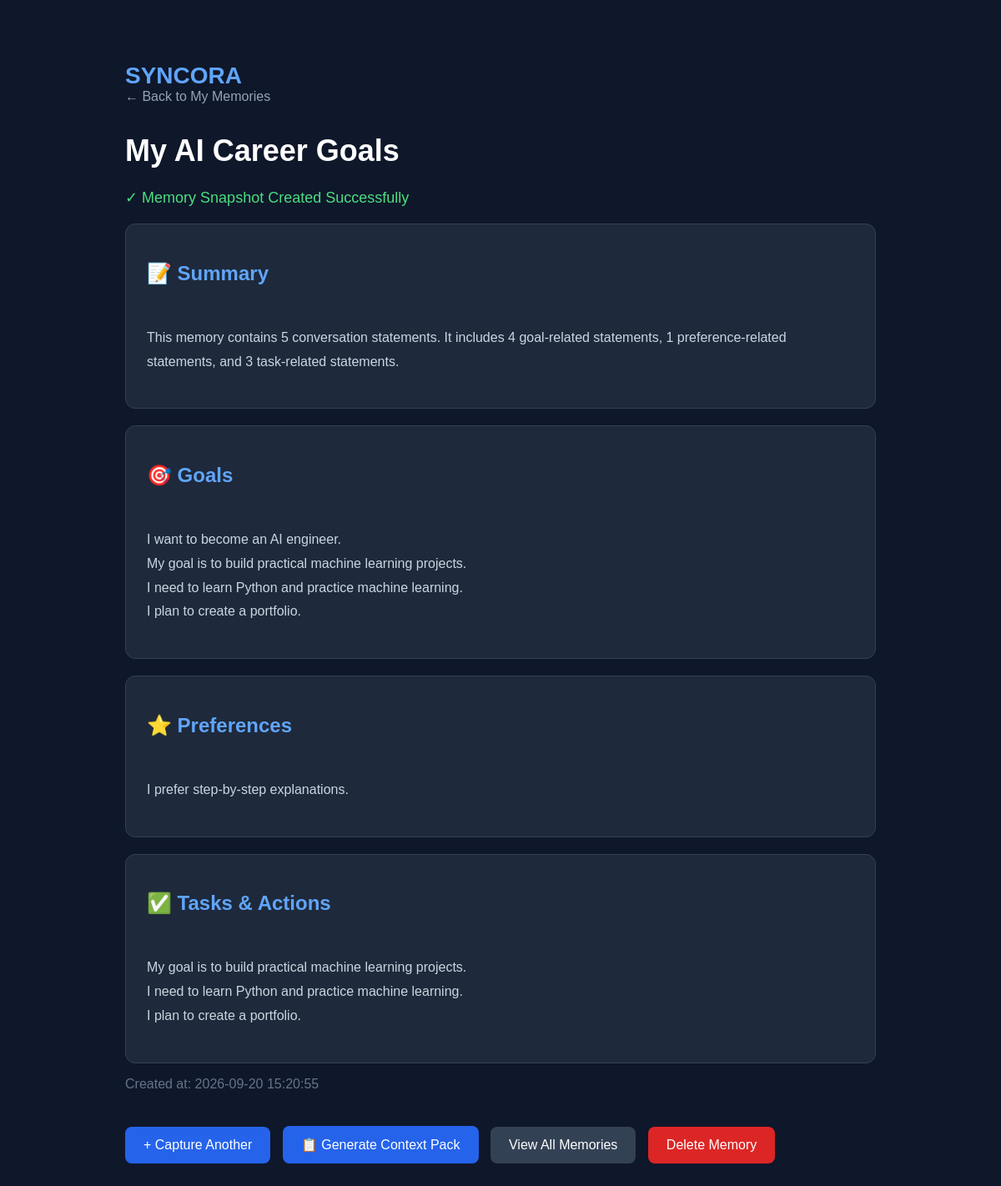
The page /memory/2 on the database its author committed.
### tables this page shows
CREATE TABLE memories (
            id INTEGER PRIMARY KEY AUTOINCREMENT,
            title TEXT NOT NULL,
            goals TEXT,
            preferences TEXT,
            tasks TEXT,
            summary TEXT,
            created_at TEXT
        );

### app.py (the view)
@app.route("/memory/<int:memory_id>")
def view_memory(memory_id):
    conn = sqlite3.connect(DATABASE)
    conn.row_factory = sqlite3.Row
    memory = conn.execute(
        "SELECT * FROM memories WHERE id = ?",
        (memory_id,)
    ).fetchone()
    conn.close()
    if memory is None:
        return "Memory not found", 404
    return render_template("memory.html", memory=memory)

### templates/memory.html (shortened to what this page needs)
<!DOCTYPE html>
<html lang="en">
<head>
</head>
<body>
<div class="container">
    <div class="logo">SYNCORA</div>
    <a href="/memories" class="back">
        ← Back to My Memories
    </a>
    <h1>{{ memory['title'] }}</h1>
    <p class="success">
        ✓ Memory Snapshot Created Successfully
    </p>
    <div class="card">
        <h2>📝 Summary</h2>
        <p class="content">
            {{ memory['summary'] }}
        </p>
    </div>
    <div class="card">
        <h2>🎯 Goals</h2>
        <p class="content">
            {{ memory['goals'] }}
        </p>
    </div>
    <div class="card">
        <h2>⭐ Preferences</h2>
        <p class="content">
            {{ memory['preferences'] }}
        </p>
    </div>
    <div class="card">
        <h2>✅ Tasks & Actions</h2>
        <p class="content">
            {{ memory['tasks'] }}
        </p>
    </div>
    <p style="color: #64748b;">
        Created at: {{ memory['created_at'] }}
    </p>
    <a href="/capture" class="button">
        + Capture Another
    </a>
    <a
        href="/context/{{ memory['id'] }}"
        class="button"
    >
        📋 Generate Context Pack
    </a>
    <a
        href="/memories"
        class="button secondary"
    >
        View All Memories
    </a>
    <form
        action="/delete/{{ memory['id'] }}"
        method="POST"
        style="display: inline;"
        onsubmit="return confirm('Delete this memory permanently?');"
    >
        <button
            type="submit"
            class="button danger"
        >
            Delete Memory
        </button>
    </form>
</div>
</body>
</html>

### templates/memory.html (style rules this page uses)
* { box-sizing: border-box; }
body { margin: 0; font-family: Arial, sans-serif; background: #0f172a; color: white; }
.container { max-width: 950px; margin: 50px auto; padding: 25px; }
.logo { color: #60a5fa; font-size: 28px; font-weight: bold; }
h1 { font-size: 36px; margin-top: 35px; }
.success { color: #4ade80; font-size: 18px; }
.card { background: #1e293b; border: 1px solid #334155; border-radius: 12px; padding: 25px; margin-top: 20px; }
h2 { color: #60a5fa; }
.content { white-space: pre-line; color: #cbd5e1; line-height: 1.8; }
.button { display: inline-block; margin-top: 25px; margin-right: 10px; padding: 13px 22px; background: #2563eb; color: white; text-decoration: none; border-radius: 8px; border: none; font-size: 16px; cursor: pointer; }
.secondary { background: #334155; }
.danger { background: #dc2626; }
.back { color: #94a3b8; text-decoration: none; }

### rows shown on the page
memories: title "My AI Career Goals", summary "This memory contains 5 conversation statements. It includes 4 goal-related statements, 1 preference-related statements, and 3 task-related statements.", goals "I want to become an AI engineer. My goal is to build practical machine learning projects. I need to learn Python and practice machine learning. I plan to create a portfolio.", preferences "I prefer step-by-step explanations.", tasks "My goal is to build practical machine learning projects. I need to learn Python and practice machine learning. I plan to create a portfolio.", created_at "2026-09-20 15:20:55"
